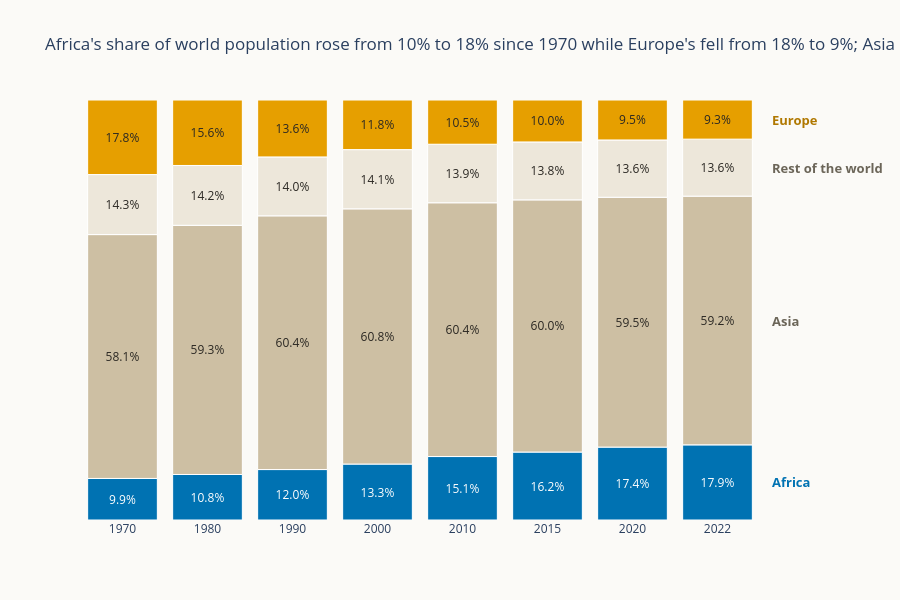

The notebook cell saved with this chart:
### Markdown cell above
**Chart choice & justification:** *Which chart did you choose, and why? Justify design choices.

A 100% stacked bar chart, because the question is about how shares of the world population (parts of a whole) changed across years. Each bar sums to 100% so the bars compare shares directly and population growth in absolute terms does not distract from the question. Africa (blue) is at the bottom and Europe (orange) at the top so the two segments that change most sit on the outer edges and are easy to compare; this pair is colour blind safe. Asia and the rest of the world use neutral sand tones because their shares barely move. Segments are labelled with their percentages and the groups are labelled directly at the right so no legend is needed. The years in the data are not evenly spaced (the last two are 2020 and 2022) so the x-axis treats each as a category.

### Code cell
# Q7
d = df_long.copy()
d['Group'] = np.where(d['Continent'].isin(['Africa', 'Asia', 'Europe']),
                      d['Continent'], 'Rest of the world')

share = d.groupby(['Year', 'Group'], as_index=False)['Population'].sum()
share['Share'] = share['Population'] / share.groupby('Year')['Population'].transform('sum') * 100
share['Year'] = share['Year'].astype(str)             # category axis (years are unevenly spaced)

order = ['Africa', 'Asia', 'Rest of the world', 'Europe']   # bottom to top
colors = {'Africa': '#0072B2', 'Asia': '#CDBFA3',
          'Rest of the world': '#EDE7DA', 'Europe': '#E69F00'}

fig = px.bar(
    share, x='Year', y='Share', color='Group',
    category_orders={'Group': order, 'Year': sorted(share['Year'].unique())},
    color_discrete_map=colors, template='plotly_white',
    title="Africa's share of world population rose from 10% to 18% since 1970 "
          "while Europe's fell from 18% to 9%; Asia held steady near 60%",
)
fig.update_traces(
    texttemplate='%{y:.1f}%', textposition='inside', insidetextanchor='middle',
    textfont=dict(size=12, color='#2B2823'),
    marker=dict(line=dict(color='white', width=1)),
    hovertemplate='%{x}: %{y:.1f}%<extra>%{fullData.name}</extra>',
)
fig.update_traces(textfont=dict(size=12, color='white'), selector=dict(name='Africa'))

# Direct labels at the right edge of the plot, at each segment's 2022 midpoint
last = share[share['Year'] == '2022'].set_index('Group')['Share']
bottom = 0
for g in order:
    fig.add_annotation(
        x=1, xref='paper', xanchor='left', xshift=10,
        y=bottom + last[g] / 2, yref='y',
        text=f'<b>{g}</b>', showarrow=False,
        font=dict(size=13, color='#0072B2' if g == 'Africa'
                  else '#B07800' if g == 'Europe' else '#6B6558'),
    )
    bottom += last[g]

fig.update_layout(
    showlegend=False, height=600, bargap=0.18,
    margin=dict(r=140, t=100), xaxis_title=None, yaxis_title=None,
    paper_bgcolor='#FBFAF7', plot_bgcolor='#FBFAF7',
)
fig.update_xaxes(type='category', showgrid=False)     # <- the fix: stops Plotly treating years as dates
fig.update_yaxes(visible=False, range=[0, 100])
fig.show()

### Figure 1 — Plotly figure (JSON) as saved in the notebook; plotly's stock layout.template omitted (floating-point values rounded to 4 significant figures)
{"data": [{"hovertemplate": "%{x}: %{y:.1f}%<extra>%{fullData.name}</extra>", "insidetextanchor": "middle", "legendgroup": "Africa", "marker": {"color": "#0072B2", "line": {"color": "white", "width": 1}, "pattern": {"shape": ""}}, "name": "Africa", "orientation": "v", "showlegend": true, "textfont": {"color": "white", "size": 12}, "textposition": "inside", "texttemplate": "%{y:.1f}%", "type": "bar", "x": ["1970", "1980", "1990", "2000", "2010", "2015", "2020", "2022"], "xaxis": "x", "y": [9.893, 10.84, 12.01, 13.32, 15.11, 16.18, 17.36, 17.89], "yaxis": "y"}, {"hovertemplate": "%{x}: %{y:.1f}%<extra>%{fullData.name}</extra>", "insidetextanchor": "middle", "legendgroup": "Asia", "marker": {"color": "#CDBFA3", "line": {"color": "white", "width": 1}, "pattern": {"shape": ""}}, "name": "Asia", "orientation": "v", "showlegend": true, "textfont": {"color": "#2B2823", "size": 12}, "textposition": "inside", "texttemplate": "%{y:.1f}%", "type": "bar", "x": ["1970", "1980", "1990", "2000", "2010", "2015", "2020", "2022"], "xaxis": "x", "y": [58.06, 59.32, 60.41, 60.76, 60.43, 60.05, 59.48, 59.21], "yaxis": "y"}, {"hovertemplate": "%{x}: %{y:.1f}%<extra>%{fullData.name}</extra>", "insidetextanchor": "middle", "legendgroup": "Rest of the world", "marker": {"color": "#EDE7DA", "line": {"color": "white", "width": 1}, "pattern": {"shape": ""}}, "name": "Rest of the world", "orientation": "v", "showlegend": true, "textfont": {"color": "#2B2823", "size": 12}, "textposition": "inside", "texttemplate": "%{y:.1f}%", "type": "bar", "x": ["1970", "1980", "1990", "2000", "2010", "2015", "2020", "2022"], "xaxis": "x", "y": [14.29, 14.25, 14.02, 14.1, 13.93, 13.79, 13.65, 13.57], "yaxis": "y"}, {"hovertemplate": "%{x}: %{y:.1f}%<extra>%{fullData.name}</extra>", "insidetextanchor": "middle", "legendgroup": "Europe", "marker": {"color": "#E69F00", "line": {"color": "white", "width": 1}, "pattern": {"shape": ""}}, "name": "Europe", "orientation": "v", "showlegend": true, "textfont": {"color": "#2B2823", "size": 12}, "textposition": "inside", "texttemplate": "%{y:.1f}%", "type": "bar", "x": ["1970", "1980", "1990", "2000", "2010", "2015", "2020", "2022"], "xaxis": "x", "y": [17.76, 15.59, 13.55, 11.81, 10.53, 9.987, 9.514, 9.32], "yaxis": "y"}], "layout": {"annotations": [{"font": {"color": "#0072B2", "size": 13}, "showarrow": false, "text": "<b>Africa</b>", "x": 1, "xanchor": "left", "xref": "paper", "xshift": 10, "y": 8.947, "yref": "y"}, {"font": {"color": "#6B6558", "size": 13}, "showarrow": false, "text": "<b>Asia</b>", "x": 1, "xanchor": "left", "xref": "paper", "xshift": 10, "y": 47.5, "yref": "y"}, {"font": {"color": "#6B6558", "size": 13}, "showarrow": false, "text": "<b>Rest of the world</b>", "x": 1, "xanchor": "left", "xref": "paper", "xshift": 10, "y": 83.89, "yref": "y"}, {"font": {"color": "#B07800", "size": 13}, "showarrow": false, "text": "<b>Europe</b>", "x": 1, "xanchor": "left", "xref": "paper", "xshift": 10, "y": 95.34, "yref": "y"}], "bargap": 0.18, "barmode": "relative", "height": 600, "legend": {"title": {"text": "Group"}, "tracegroupgap": 0}, "margin": {"r": 140, "t": 100}, "paper_bgcolor": "#FBFAF7", "plot_bgcolor": "#FBFAF7", "showlegend": false, "title": {"text": "Africa's share of world population rose from 10% to 18% since 1970 while Europe's fell from 18% to 9%; Asia held steady near 60%"}, "xaxis": {"anchor": "y", "categoryarray": ["1970", "1980", "1990", "2000", "2010", "2015", "2020", "2022"], "categoryorder": "array", "domain": [0, 1], "showgrid": false, "title": {}, "type": "category"}, "yaxis": {"anchor": "x", "domain": [0, 1], "range": [0, 100], "title": {}, "visible": false}}}
